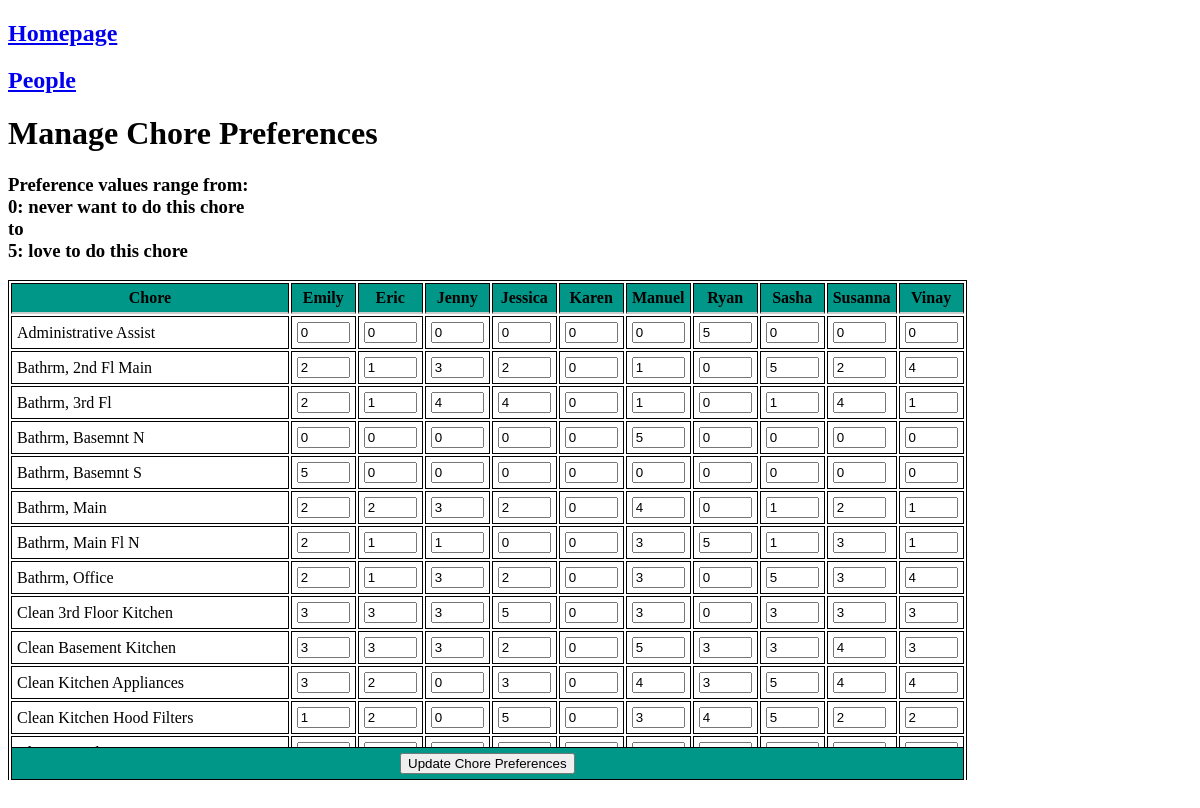
The page /prefs on the database as committed earlier.
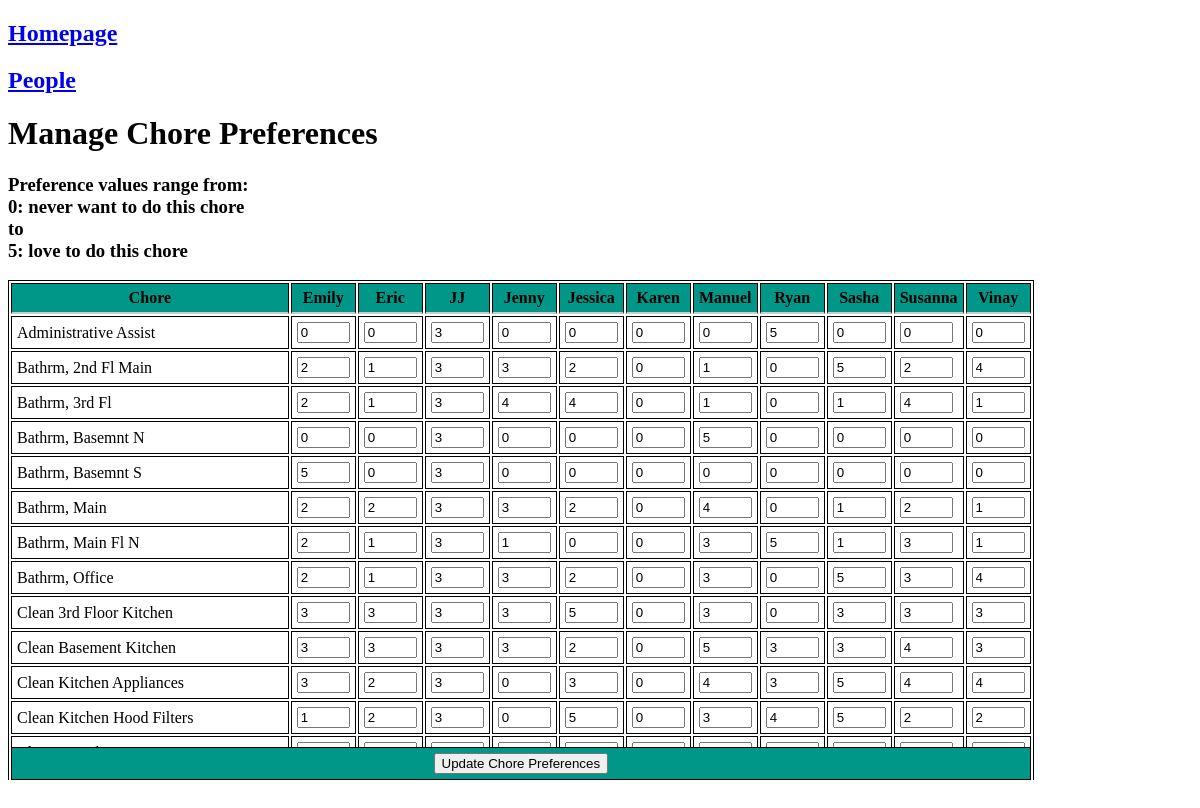
The same page on the database as committed later.
### tables this page shows
CREATE TABLE "people" (
"id" INTEGER,
  "first_name" TEXT,
  "last_name" TEXT,
  "load_fraction" REAL,
  "parent" INTEGER,
  "active" INTEGER,
  "email" TEXT
);

CREATE TABLE "preferences" (
"id" INTEGER,
  "task" TEXT,
  "task_type" TEXT,
  "person_id" INTEGER,
  "preference" INTEGER
);

### chore_chart.py (the view)
@app.route("/prefs", methods=["GET", "POST"])
def prefs():
    with sqlite3.connect(db) as con:
        cur = con.cursor()
        if request.method == 'POST':
            for pref_id, value in request.form.items():
                cur.execute(f"UPDATE preferences SET preference = {value} WHERE id = {pref_id}")
            con.commit()
        people = pd.read_sql(con=con, sql = f"SELECT * FROM people WHERE active")
        people = people.rename(columns = {'id': 'person_id'})
        prefs = pd.read_sql(con=con, sql = f"SELECT * FROM preferences")
        prefs = prefs.merge(people[['person_id','first_name']], on = 'person_id')
        prefs = prefs.sort_values(['task','first_name']).set_index(['task','first_name'])
    return render_template("prefs.html", prefs = prefs)

### templates/prefs.html (shortened to what this page needs)
<!doctype html>
<html>
<head>
  <link rel="stylesheet" href="{{ url_for('static', filename='style.css') }}">
</head>
<body>
  <h2><a href="/">Homepage</a></h2>
  <h2><a href="/people">People</a></h2>
  <h1>Manage Chore Preferences</h1>
  <h3>Preference values range from: <br>
    0: never want to do this chore
    <br>to<br>
    5: love to do this chore</h3>
  <div class="fixed-head">
  <table>
    <thead>
      <tr>
        <th>Chore</th>
	{% for name in prefs.index.levels[1] %}
	    <th>{{name}}</th>
	{% endfor %}
      </tr>
    </thead>
    <form method="POST" action="{{ url_for('prefs') }}">
    <tbody>
      {% for task in prefs.index.levels[0] %}
      <tr>
	<td>{{task}}</td>
	{% for name in prefs.index.levels[1] %}
	<td>
	  <input type="number"
		 value="{{ prefs.loc[(task, name), 'preference'] }}"
		 name="{{ prefs.loc[(task, name), 'id'] }}"
		 step="1" min="0" max="5"/>
	</td>
	{% endfor %}
      </tr>
      {% endfor %}
    </tbody>
    <tfoot>
      <tr>
	<td colspan="{{ prefs.index.levels[1].size + 1 }}" class="center-text">
	  <input type="submit" value="Update Chore Preferences">
	</td>
      </tr>
    </tfoot>
    </form>
  </table>
  </div>
</body>
</html>

Rows that differ between the two databases and show on the page:
added people: first_name "JJ", {{ prefs.loc[(task, name), 'preference'] }} "3"
